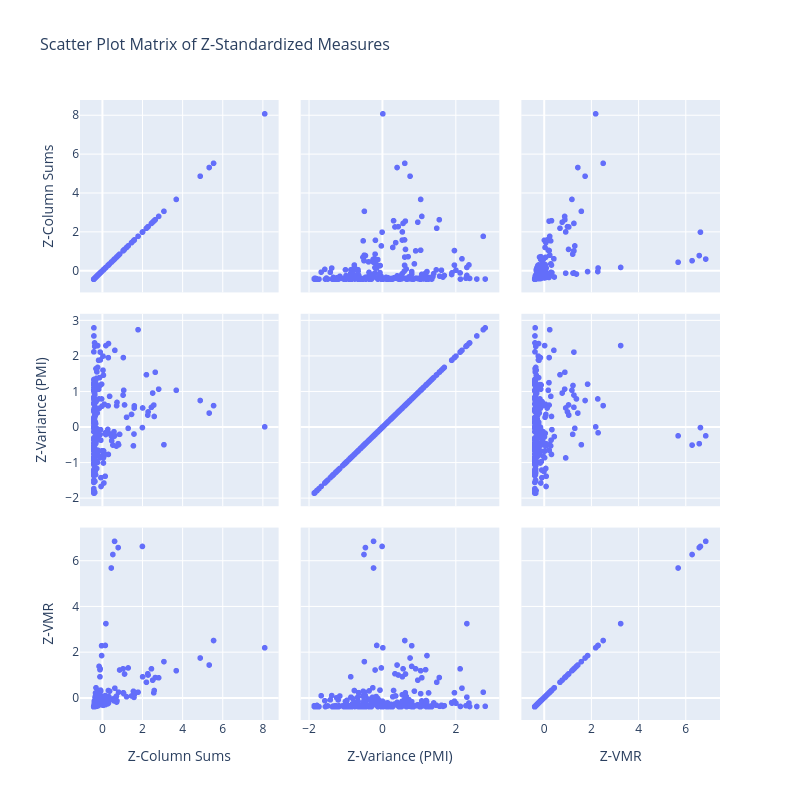

The code cell stored with this chart in its notebook:
### Code cell
import numpy as np
import pandas as pd
import plotly.express as px

# Step 1: Z-standardize the values for comparability
def z_standardize(values):
    return (values - np.mean(values)) / np.std(values)

# Z-standardize the three measures
z_column_sums = z_standardize(column_sums)
z_var_sorted_values = z_standardize(var_sorted_values)
z_vmr_sorted_values = z_standardize(vmr_df['VMR'])

# Step 2: Create a DataFrame for visualization
feature_names = [corpus.idx2feature(idx) for idx in range(frequency_matrix.shape[1])]
data = pd.DataFrame({
    "Feature": feature_names,
    "Z-Column Sums": z_column_sums,
    "Z-Variance (PMI)": z_var_sorted_values,
    "Z-VMR": z_vmr_sorted_values
})

# Step 3: Create a scatter plot matrix
fig = px.scatter_matrix(
    data,
    dimensions=["Z-Column Sums", "Z-Variance (PMI)", "Z-VMR"],
    hover_name="Feature",  # Show feature name on hover
    title="Scatter Plot Matrix of Z-Standardized Measures",
    labels={"value": "Z-Standardized Value"}
)

# Update layout for better readability
fig.update_layout(
    height=800,
    width=800,
    title_font_size=16,
    hoverlabel=dict(font_size=12)
)

# Show plot
fig.show()

### Figure 1 — Plotly figure (JSON) as saved in the notebook; plotly's stock layout.template omitted (floating-point values rounded to 4 significant figures; data arrays with more than 128 entries replaced by an {"elided": "..."} marker saying what was removed)
{"data": [{"dimensions": [{"axis": {"matches": true}, "label": "Z-Column Sums", "values": {"elided": "298 float values"}}, {"axis": {"matches": true}, "label": "Z-Variance (PMI)", "values": {"elided": "298 float values"}}, {"axis": {"matches": true}, "label": "Z-VMR", "values": {"elided": "298 float values"}}], "hovertemplate": "<b>%{hovertext}</b><br><br>%{xaxis.title.text}=%{x}<br>%{yaxis.title.text}=%{y}<extra></extra>", "hovertext": {"elided": "298 str values"}, "legendgroup": "", "marker": {"color": "#636efa", "symbol": "circle"}, "name": "", "showlegend": false, "type": "splom"}], "layout": {"dragmode": "select", "height": 800, "hoverlabel": {"font": {"size": 12}}, "legend": {"tracegroupgap": 0}, "title": {"font": {"size": 16}, "text": "Scatter Plot Matrix of Z-Standardized Measures"}, "width": 800}}
